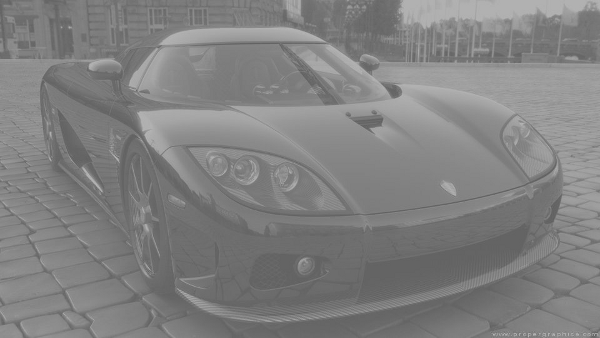
#> input picture Funções/imagens/car.png, 600 x 338 px, given in place of lena.jpg, which was not available
$ python pseudocor.py   (older library calls are emulated)
#> lines starting #> are read from the running program, lines starting #| are printed output that depends on the picture; pictures that were not available may be replaced by others from this repository, and a replacement may not be noted
import numpy as np
import scipy.misc as scpm

path = "imagens/"
pathnew = "imagens/aut/"

fatia_1 = [(20, [0,0,0]),(128,[255,0,0]),(230,[255,255,0]),(255,[0,255,0])]
fatia_2 = [(20, [0,0,0]),(40,[128,0,0]),(65,[128,128,0]),(90,[0,128,0]),(120, [0,0,128]),(160,[255,0,0]),(210,[255,255,0]),(255,[0,255,0])]
fatia_3 = [(10, [0,0,0]),(20,[128,0,0]),(40,[128,128,0]),(70,[0,128,0]),(110, [0,0,128]),(160,[255,0,0]),(220,[255,255,0]),(255,[0,255,0])]


def pseudocor( input, ext, fatia, cod):
#> called with input = 'lena', ext = '.jpg', cod = '1'
	inimg = scpm.imread(path + input + ext)
#> inimg is the input picture: shape (338, 600); min 93, max 185, mean 128.7
	size = inimg.shape
#> size = (338, 600)
	outimg = []
	##Imagem Escala cinza
	if (len(size) == 2):
		for i in range(0, size[0]):
			row = []
			for j in range(0, size[1]):
				newpixel = [0,0,0]
				for fat in fatia:
					if( fat[0] <= inimg[i][j]):
						newpixel = fat[1]
				row.append( newpixel)
			outimg.append(row)
	##Imagem RGB
	if (len(size) == 3):
		for i in range(0, size[0]):
			row = []
			for j in range(0, size[1]):
				newpixel = [0,0,0]
				for fat in fatia:
					if( fat[0] <= inimg[i][j][0]):
						newpixel = fat[1]
				row.append( newpixel)
			outimg.append(row)
	output = input + "_psudocor" + cod + ".png"
	scpm.imsave(pathnew + output, outimg)
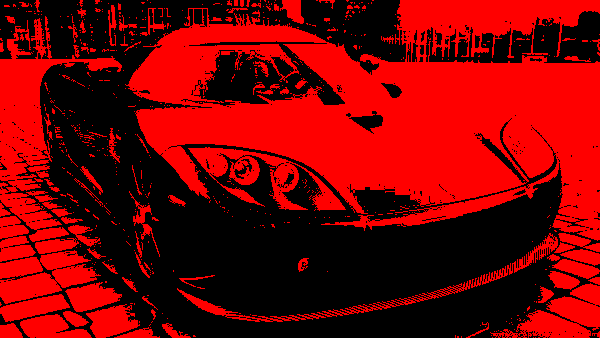
#> saved as lena_psudocor1.png: PIL image 600x338 RGB; mean R, G, B 123.3, 0, 0

def getcor( pixel, fat):
	newpixel = []
	if len(pixel) == 1:
		if( fat[0] <= pixel):
			newpixel = fat[1]
	else:
		if( fat[0] <= pixel[0]):
			newpixel = fat[1]

	return newpixel

# [7 lines of commented-out code are left out]

input = "lena"
ext = ".jpg"
pseudocor(input, ext, fatia_1, "1")

input = "r-x"
ext = ".jpg"
pseudocor(input, ext, fatia_1, "1")
#> call 2 of pseudocor, with input = 'r-x', ext = '.jpg', cod = '1'
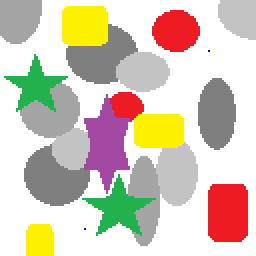
#> input picture Funções/imagens/ex2_3.png, 128 x 128 px, given in place of r-x.jpg, which was not available (shown 2 times larger)
#> in pseudocor, inimg is the input picture: shape (128, 128, 3); mean R, G, B 212.9, 200.9, 184.4
#> in pseudocor (call 2), `scpm.imsave(pathnew + output, outimg)`:
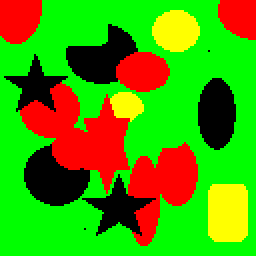
#> saved as r-x_psudocor1.png: PIL image 128x128 RGB (shown 2 times larger); mean R, G, B 72.8, 160.6, 0


input = "r-x"
ext = ".jpg"
pseudocor(input, ext, fatia_2, "2")
#> call 3 of pseudocor, with input = 'r-x', ext = '.jpg', cod = '2'
#> in pseudocor (call 3), `scpm.imsave(pathnew + output, outimg)`:
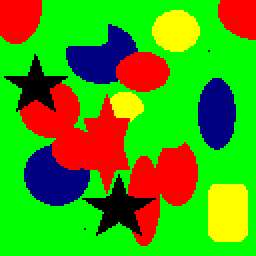
#> saved as r-x_psudocor2.png: PIL image 128x128 RGB (shown 2 times larger); mean R, G, B 72.8, 160.6, 13.7


input = "r-x"
ext = ".jpg"
pseudocor(input, ext, fatia_3, "3")
#> call 4 of pseudocor, with input = 'r-x', ext = '.jpg', cod = '3'
#> in pseudocor (call 4), `scpm.imsave(pathnew + output, outimg)`:
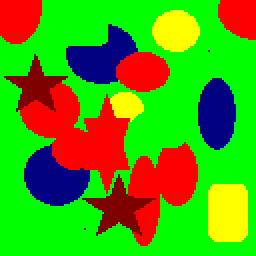
#> saved as r-x_psudocor3.png: PIL image 128x128 RGB (shown 2 times larger); mean R, G, B 78.8, 160.6, 13.7
